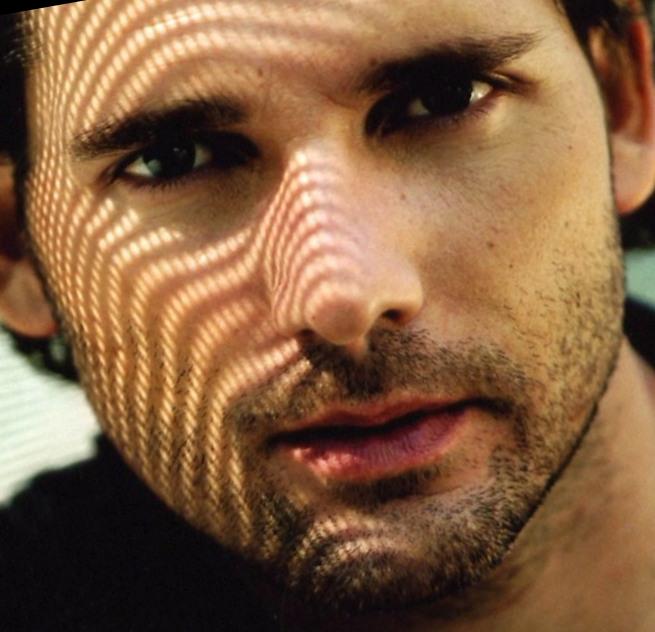
#> input picture Work/TESTSET/image_00002.png, 655 x 632 px
$ python -i clean_image_noise.py   (imports and definitions only)
#> lines starting #> are read from the running program, lines starting #| are printed output that depends on the picture
#> further down, picture is the input picture: shape (632, 655, 3); mean B, G, R 64.7, 95.7, 131.9
import cv2
import numpy as np


def clean_noise(image, d_type=float):
    """
    pre-process image.
    Runs : median blur and histograms equalization on image
    :param image: the image
    :param d_type:
    :return: filtered image
    """
    dst = np.float32(image)
    dst = cv2.medianBlur(dst, 5)
    dst = _equalize_hist(dst)
    dst = np.asarray(dst)

    return dst.astype(d_type)


def _equalize_hist(img):
    """
    use cv2's equalizeHist in image
    """
    if len(img.shape) == 2:
        dst = np.uint8(img)
        dst = cv2.equalizeHist(dst)
        return dst

    channels = cv2.split(img)
    eq_channels = []
    for ch, color in zip(channels, ['B', 'G', 'R']):
        eq_channels.append(cv2.equalizeHist(np.uint8(ch)))
#> this loop made 3 passes
#> color on passes 1 to 3: 'B', 'G', 'R'
#> after the loop, eq_channels = 3 items
    eq_image = cv2.merge(eq_channels)
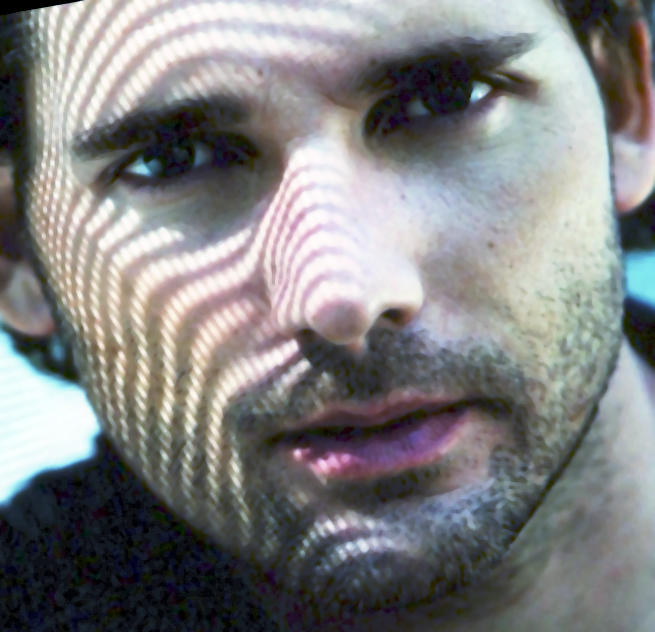
#> eq_image: shape (632, 655, 3); mean of channels 0, 1, 2 128.7, 128.3, 128.1; drawn as B, G, R

    return eq_image

>>> import cv2
>>> picture = cv2.imread('../TESTSET/image_00002.png')
>>> result = clean_noise(picture)

$ run again, on Work/TESTSET/image_00003.png
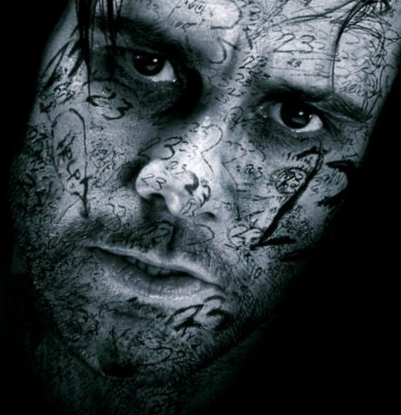
#> input picture Work/TESTSET/image_00003.png, 401 x 415 px
#> picture is the input picture: shape (415, 401, 3); mean B, G, R 61.9, 58.6, 50.4
#> in clean_noise, `dst = cv2.medianBlur(dst, 5)`:
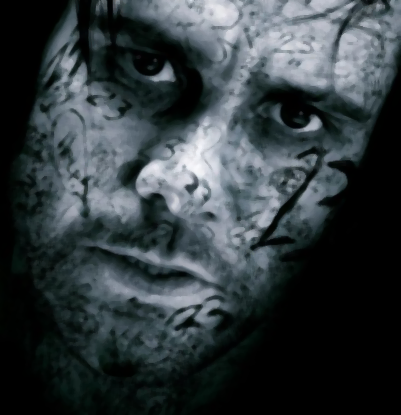
#> dst: shape (415, 401, 3) float32; mean B, G, R 62.3, 59, 50.6
#> the loop in _equalize_hist, `for ch, color in zip(channels, ['B', 'G', 'R']):` made 3 passes
#> color on passes 1 to 3: 'B', 'G', 'R'
#> after the loop in _equalize_hist, `for ch, color in zip(channels, ['B', 'G', 'R']):`: eq_channels = 3 items
#> in _equalize_hist, `eq_image = cv2.merge(eq_channels)`:
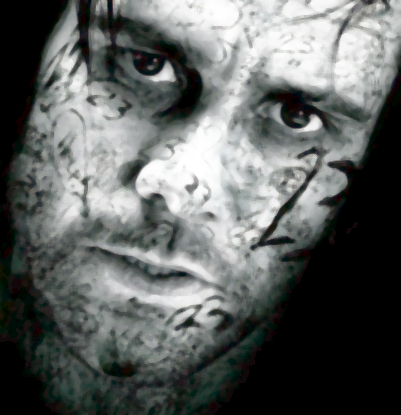
#> eq_image: shape (415, 401, 3); mean of channels 0, 1, 2 97.7, 99.2, 95.7; drawn as B, G, R

$ run again, on Work/TESTSET/image_00009.png
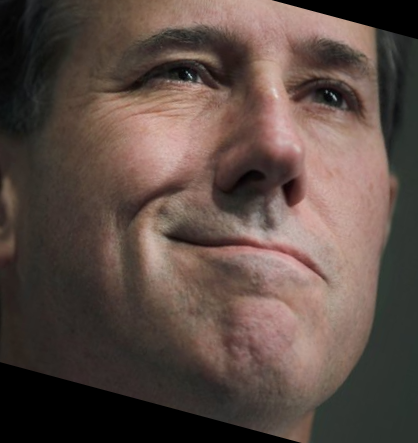
#> input picture Work/TESTSET/image_00009.png, 418 x 443 px
#> picture is the input picture: shape (443, 418, 3); mean B, G, R 68.5, 75.4, 91.8
#> the loop in _equalize_hist, `for ch, color in zip(channels, ['B', 'G', 'R']):` made 3 passes
#> color on passes 1 to 3: 'B', 'G', 'R'
#> after the loop in _equalize_hist, `for ch, color in zip(channels, ['B', 'G', 'R']):`: eq_channels = 3 items
#> in _equalize_hist, `eq_image = cv2.merge(eq_channels)`:
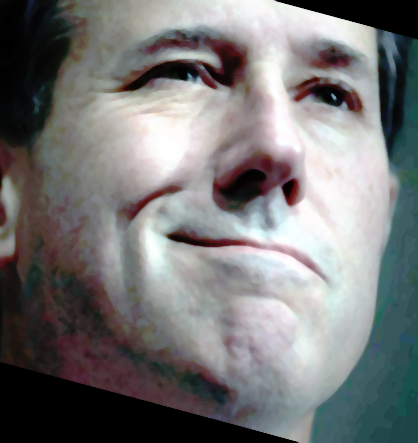
#> eq_image: shape (443, 418, 3); mean of channels 0, 1, 2 118.6, 118.4, 118.2; drawn as B, G, R

$ run again, on Work/TESTSET/image_00010.png
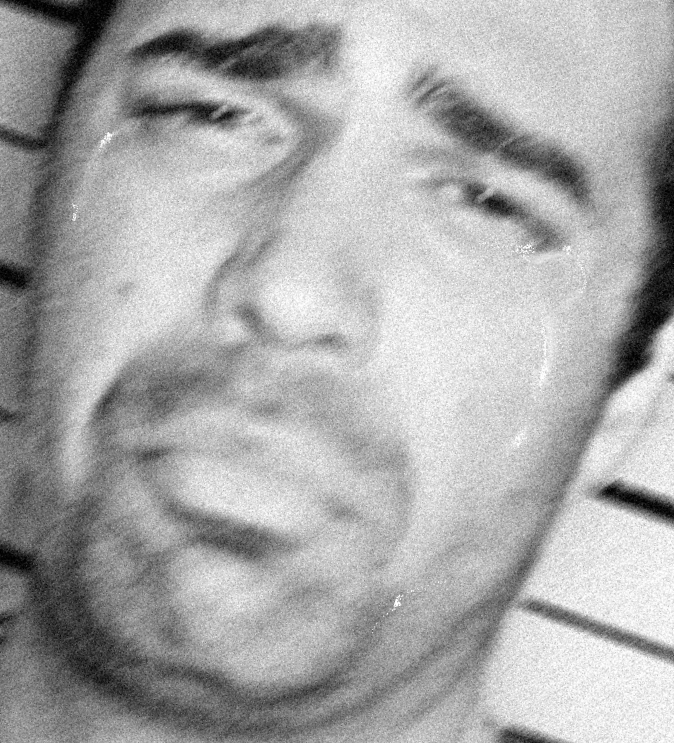
#> input picture Work/TESTSET/image_00010.png, 674 x 743 px
#> picture is the input picture: shape (743, 674, 3); min 0, max 255, mean 169.2
#> the loop in _equalize_hist, `for ch, color in zip(channels, ['B', 'G', 'R']):` made 3 passes
#> color on passes 1 to 3: 'B', 'G', 'R'
#> after the loop in _equalize_hist, `for ch, color in zip(channels, ['B', 'G', 'R']):`: eq_channels = 3 items
#> in _equalize_hist, `eq_image = cv2.merge(eq_channels)`:
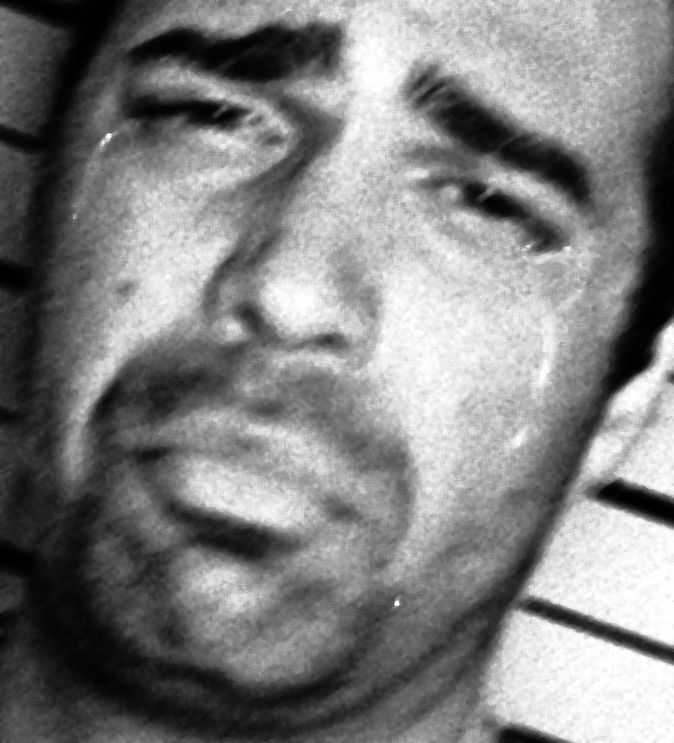
#> eq_image: shape (743, 674, 3); min 0, max 255, mean 128.3
